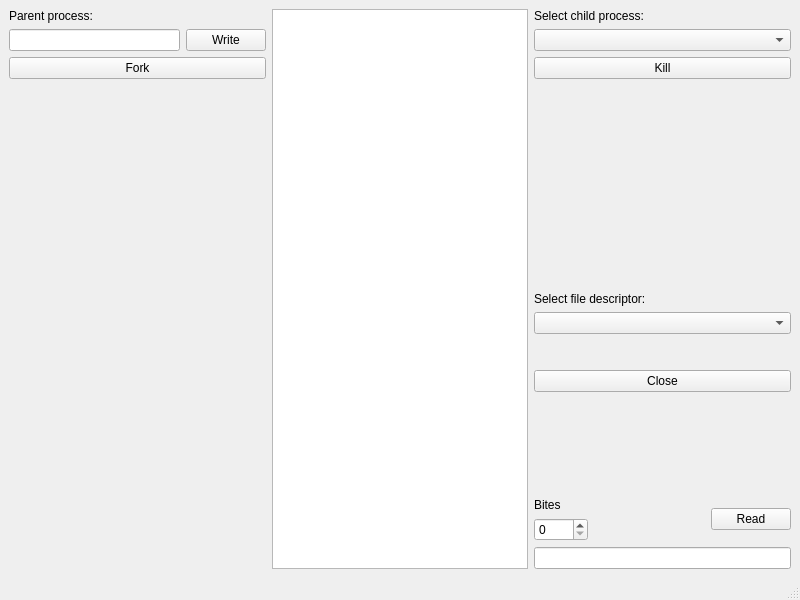
<?xml version="1.0" encoding="UTF-8"?>
<ui version="4.0">
 <class>MainWindow</class>
 <widget class="QMainWindow" name="MainWindow">
  <property name="geometry">
   <rect>
    <x>0</x>
    <y>0</y>
    <width>800</width>
    <height>600</height>
   </rect>
  </property>
  <property name="windowTitle">
   <string>MainWindow</string>
  </property>
  <property name="iconSize">
   <size>
    <width>0</width>
    <height>0</height>
   </size>
  </property>
  <widget class="QWidget" name="centralwidget">
   <layout class="QGridLayout" name="gridLayout">
    <item row="0" column="0">
     <layout class="QVBoxLayout" name="verticalLayout_3">
      <item>
       <layout class="QVBoxLayout" name="verticalLayout">
        <item>
         <widget class="QLabel" name="parentPrcLabel">
          <property name="text">
           <string>Parent process:</string>
          </property>
         </widget>
        </item>
        <item>
         <layout class="QHBoxLayout" name="horizontalLayout">
          <item>
           <widget class="QLineEdit" name="parentPrcLineEdit"/>
          </item>
          <item>
           <widget class="QPushButton" name="parentPrcWriteButton">
            <property name="text">
             <string>Write</string>
            </property>
           </widget>
          </item>
         </layout>
        </item>
       </layout>
      </item>
      <item>
       <widget class="QPushButton" name="forkButton">
        <property name="text">
         <string>Fork</string>
        </property>
       </widget>
      </item>
     </layout>
    </item>
    <item row="0" column="1" rowspan="2">
     <widget class="QTextEdit" name="dumpBuffer">
      <property name="font">
       <font>
        <family>Consolas</family>
        <pointsize>11</pointsize>
       </font>
      </property>
      <property name="readOnly">
       <bool>true</bool>
      </property>
     </widget>
    </item>
    <item row="0" column="2" rowspan="2">
     <layout class="QVBoxLayout" name="verticalLayout_10">
      <item>
       <layout class="QVBoxLayout" name="verticalLayout_9">
        <item>
         <layout class="QVBoxLayout" name="verticalLayout_4">
          <item>
           <widget class="QLabel" name="childProcessSelectBox">
            <property name="text">
             <string>Select child process:</string>
            </property>
           </widget>
          </item>
          <item>
           <widget class="QComboBox" name="childProcessBox">
            <property name="editable">
             <bool>false</bool>
            </property>
           </widget>
          </item>
          <item>
           <widget class="QPushButton" name="killProcessButton">
            <property name="text">
             <string>Kill</string>
            </property>
           </widget>
          </item>
         </layout>
        </item>
        <item>
         <spacer name="verticalSpacer_2">
          <property name="orientation">
           <enum>Qt::Vertical</enum>
          </property>
          <property name="sizeHint" stdset="0">
           <size>
            <width>20</width>
            <height>40</height>
           </size>
          </property>
         </spacer>
        </item>
       </layout>
      </item>
      <item>
       <layout class="QVBoxLayout" name="verticalLayout_8">
        <item>
         <layout class="QVBoxLayout" name="verticalLayout_7">
          <item>
           <layout class="QVBoxLayout" name="verticalLayout_2">
            <item>
             <widget class="QLabel" name="fileDescriptorLabel">
              <property name="text">
               <string>Select file descriptor:</string>
              </property>
             </widget>
            </item>
            <item>
             <widget class="QComboBox" name="fileDescriptorBox"/>
            </item>
           </layout>
          </item>
          <item>
           <spacer name="verticalSpacer_3">
            <property name="orientation">
             <enum>Qt::Vertical</enum>
            </property>
            <property name="sizeHint" stdset="0">
             <size>
              <width>20</width>
              <height>13</height>
             </size>
            </property>
           </spacer>
          </item>
          <item>
           <widget class="QPushButton" name="closeButton">
            <property name="text">
             <string>Close</string>
            </property>
           </widget>
          </item>
         </layout>
        </item>
        <item>
         <spacer name="verticalSpacer">
          <property name="orientation">
           <enum>Qt::Vertical</enum>
          </property>
          <property name="sizeHint" stdset="0">
           <size>
            <width>20</width>
            <height>17</height>
           </size>
          </property>
         </spacer>
        </item>
        <item>
         <layout class="QVBoxLayout" name="verticalLayout_6">
          <item>
           <layout class="QHBoxLayout" name="horizontalLayout_2">
            <item>
             <layout class="QVBoxLayout" name="verticalLayout_5">
              <item>
               <widget class="QLabel" name="label">
                <property name="text">
                 <string>Bites</string>
                </property>
               </widget>
              </item>
              <item>
               <widget class="QSpinBox" name="bytesSpinBox">
                <property name="maximum">
                 <number>1000</number>
                </property>
               </widget>
              </item>
             </layout>
            </item>
            <item>
             <spacer name="horizontalSpacer">
              <property name="orientation">
               <enum>Qt::Horizontal</enum>
              </property>
              <property name="sizeHint" stdset="0">
               <size>
                <width>40</width>
                <height>20</height>
               </size>
              </property>
             </spacer>
            </item>
            <item>
             <widget class="QPushButton" name="readButton">
              <property name="text">
               <string>Read</string>
              </property>
             </widget>
            </item>
           </layout>
          </item>
          <item>
           <widget class="QLineEdit" name="childPrcLineEdit"/>
          </item>
         </layout>
        </item>
       </layout>
      </item>
     </layout>
    </item>
    <item row="1" column="0">
     <spacer name="verticalSpacer_4">
      <property name="orientation">
       <enum>Qt::Vertical</enum>
      </property>
      <property name="sizeHint" stdset="0">
       <size>
        <width>20</width>
        <height>420</height>
       </size>
      </property>
     </spacer>
    </item>
   </layout>
  </widget>
  <widget class="QMenuBar" name="menubar">
   <property name="geometry">
    <rect>
     <x>0</x>
     <y>0</y>
     <width>800</width>
     <height>21</height>
    </rect>
   </property>
  </widget>
  <widget class="QStatusBar" name="statusbar"/>
 </widget>
 <resources/>
 <connections/>
</ui>
